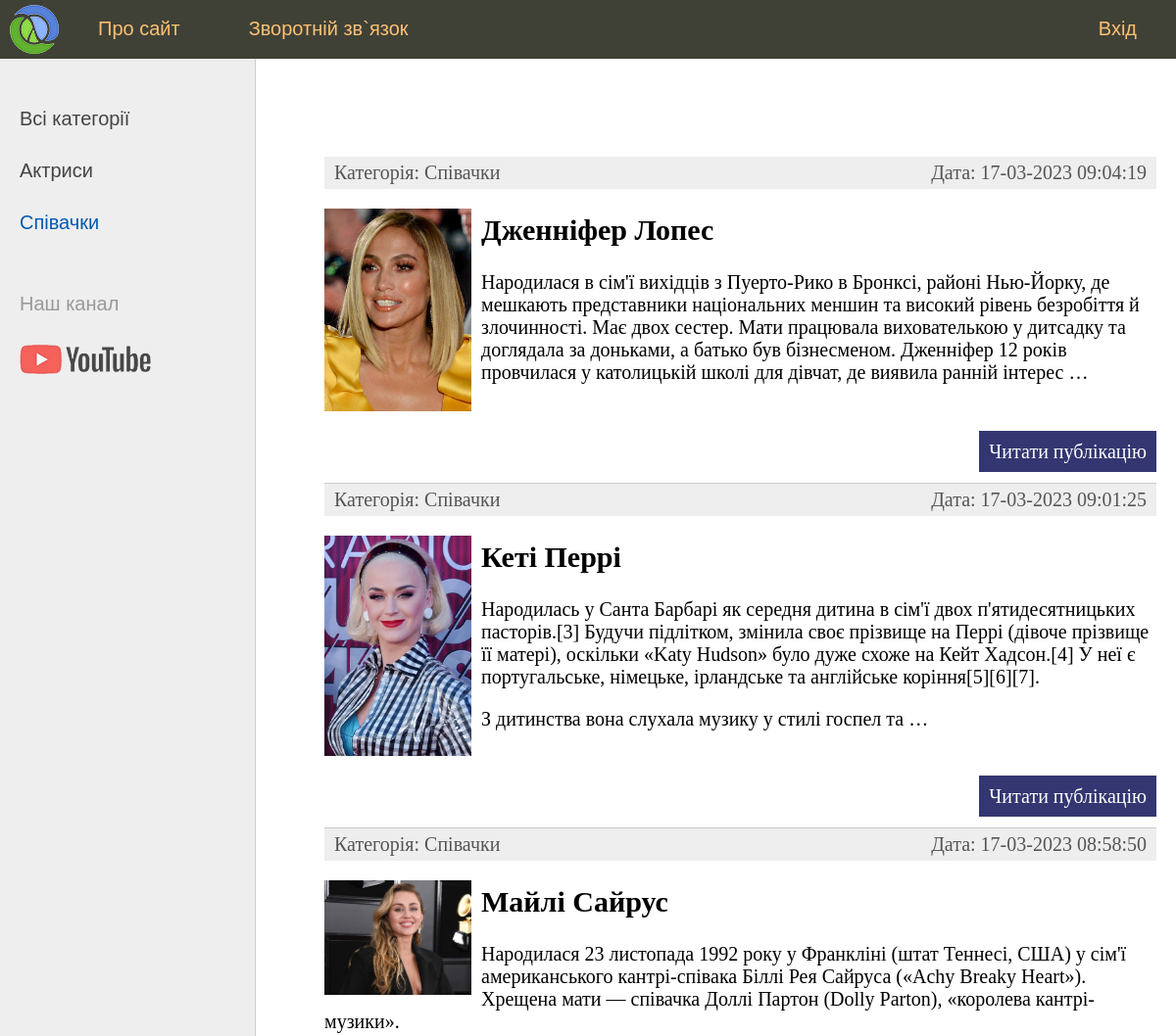
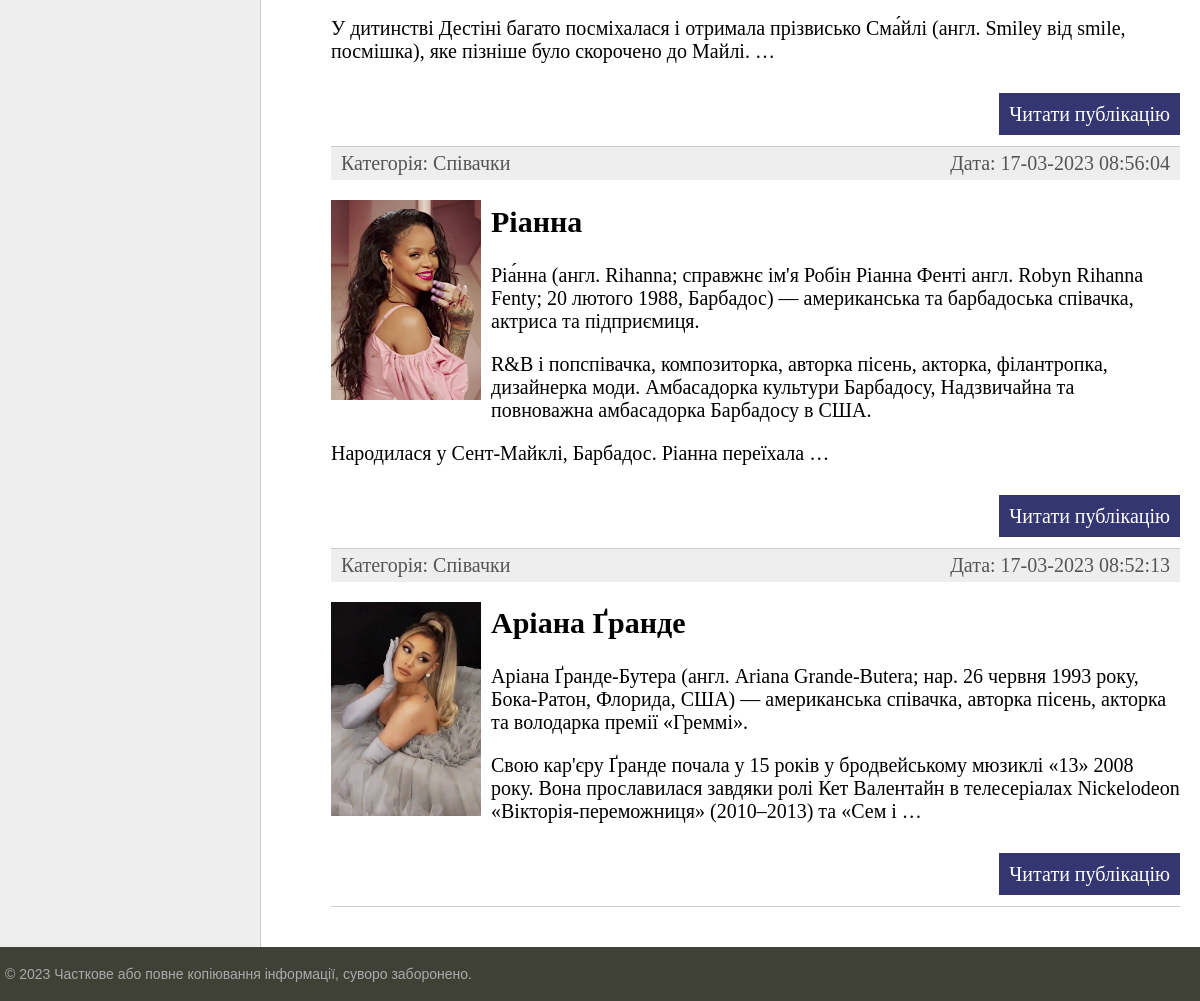
Before: /category/spivachki/ with the older database file (2 pictures, top to bottom).
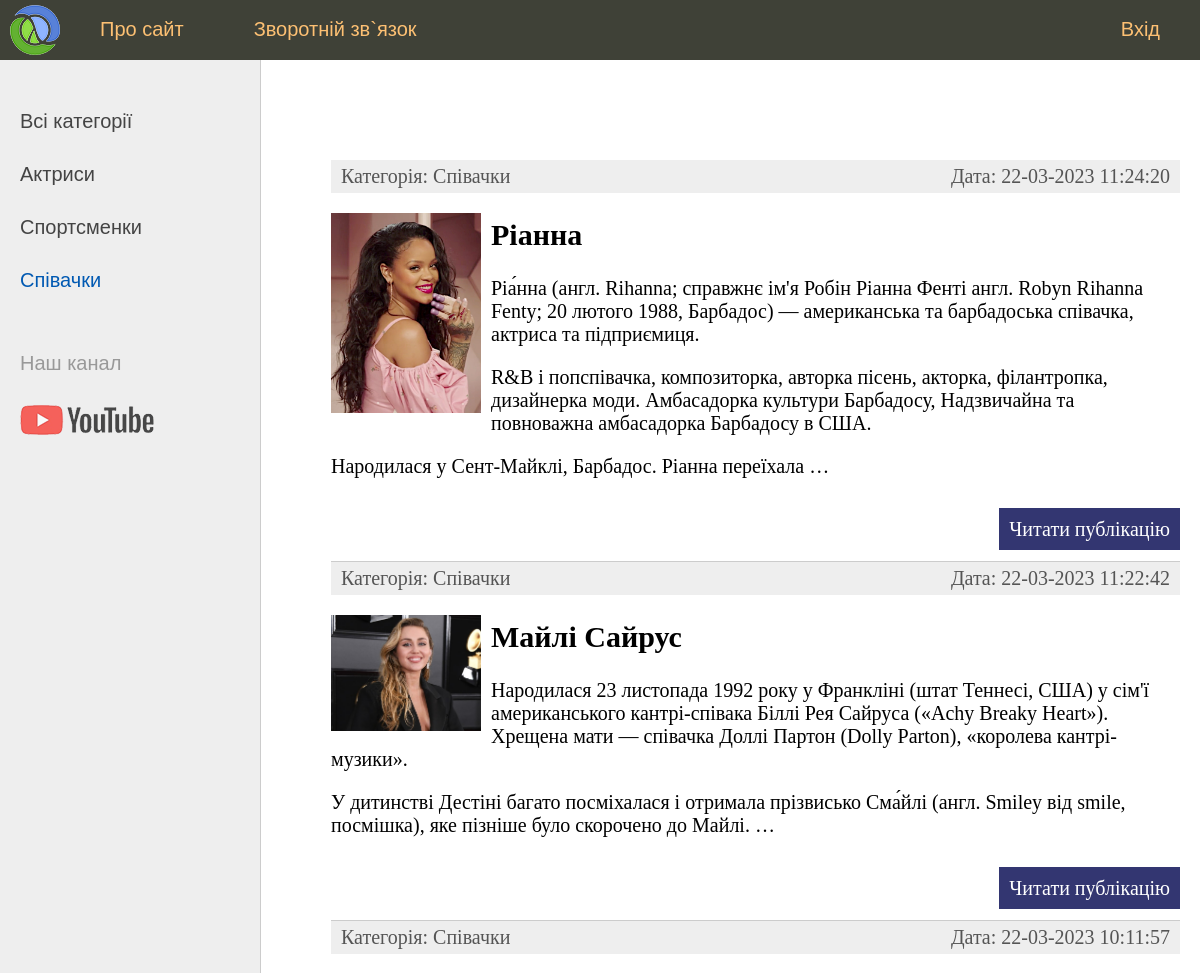
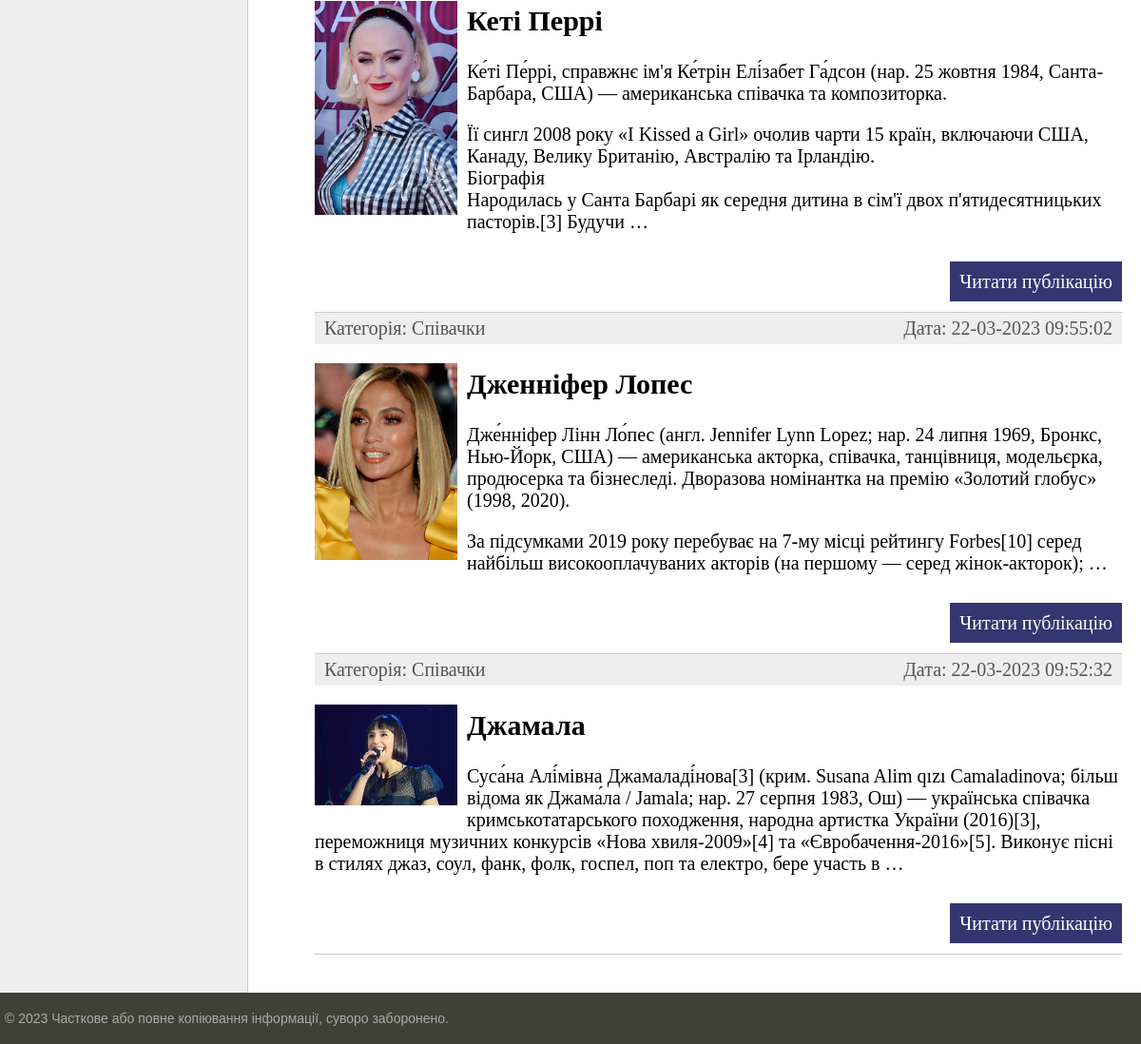
After: the same page with the newer database file (2 pictures, top to bottom).
### women/models.py (models this page shows, shortened)
class Category(models.Model):
    name = models.CharField(max_length=100, db_index=True, verbose_name='Категорія')
    slug = models.SlugField(max_length=255, unique=True, db_index=True, verbose_name='URL')
    def __str__(self):
        return self.name
    def get_absolute_url(self):
        return reverse('category', kwargs={'cat_slug': self.slug})
    class Meta:
        verbose_name = 'Категорія'
        verbose_name_plural = 'Категорії'
        ordering = ['id']

class Women(models.Model):
    title = models.CharField(max_length=255, verbose_name='Заголовок')
    slug = models.SlugField(max_length=255, unique=True, db_index=True, verbose_name='URL')
    content = models.TextField(blank=True, verbose_name='Текст публікації')
    photo = models.ImageField(upload_to="photos/%Y/%m/%d/", verbose_name='Фото')
    time_create = models.DateTimeField(auto_now_add=True, verbose_name='Дата створення')
    time_update = models.DateTimeField(auto_now=True, verbose_name='Дата змінення')
    is_published = models.BooleanField(default=True, verbose_name='Опубліковано')
    cat = models.ForeignKey(Category, on_delete=models.PROTECT, verbose_name='Категорія')
    def get_absolute_url(self):
        return reverse('post', kwargs={'post_slug': self.slug})
    class Meta:
        verbose_name = 'Відомі жінки'
        verbose_name_plural = 'Відомі жінки'
        ordering = ['-time_create', 'title']

### women/views.py (the view)
# urls.py: path('category/<slug:cat_slug>/', WomenCategory.as_view(), name='category'),
class WomenCategory(DataMixin, ListView):
    model = Women
    template_name = 'women/index.html'
    context_object_name = 'posts'
    allow_empty = False
    def get_queryset(self):
        return Women.objects.filter(cat__slug=self.kwargs['cat_slug'], is_published=True)
    def get_context_data(self, *, object_list=None, **kwargs):
        context = super().get_context_data(**kwargs)
        c_def = self.get_user_context(title='Категорія - ' + str(context['posts'][0].cat),
                                      cat_selected=context['posts'][0].cat_id)
        return dict(list(context.items()) + list(c_def.items()))

### women/utils.py (called while the page is built)
    def get_user_context(self, **kwargs):
        context = kwargs
        cats = Category.objects.annotate(Count('women'))
        user_menu = menu.copy()
        if not self.request.user.is_authenticated:
            user_menu.pop(1)
        context['menu'] = user_menu
        context['cats'] = cats
        if 'cat_selected' not in context:
            context['cat_selected'] = 0
        return context

### women/templates/women/index.html (shortened to what this page needs)
{% extends 'women/base.html' %}
{% block content %}
<ul class="list-articles">
	{% for p in posts %}
        <li>
            <div class="article-panel">
                <p class="first">Категорія: {{ p.cat }}</p>
                <p class="last">Дата: {{ p.time_update|date:"d-m-Y H:i:s" }}</p>
            </div>
            {% if p.photo %}
                <p><img class="img-article-left thumb" src="{{ p.photo.url }}"></p>
            {% endif %}
            <h2>{{p.title}}</h2>
        {% autoescape on %}
        {{p.content|linebreaks|truncatewords:50}}
        {% endautoescape %}
            <p class="link-read-post"><a href="{{ p.get_absolute_url }}">Читати публікацію</a></p>
        </li>
	{% endfor %}
</ul>
{% endblock %}

### women/templates/women/base.html (shortened to what this page needs)
<!DOCTYPE html>
{% load static %}
{% load women_tags %}
<html>
<head>
    <link type="text/css" href="{% static 'women/css/styles.css' %}" rel="stylesheet"/>
</head>
<body>
<table class="table-page" border=0 cellpadding="0" cellspacing="0">
    <tr>
        <td valign=top>
            {% block mainmenu %}
            <div class="header">
                <ul id="mainmenu" class="mainmenu">
                    <li class="logo"><a href="{% url 'home' %}">
                        <div class="logo"></div>
                    </a></li>
                    {% for m in menu %}
                        {% if not forloop.last %}
                            <li><a href="{% url m.url_name %}">{{m.title}}</a></li>
                        {% else %}
                            <li class="last"><a href="{% url m.url_name %}">{{m.title}}</a></li>
                        {% endif %}
                    {% endfor %}
                </ul>
            </div>
            {% endblock mainmenu %}
            <table class="table-content" border=0 cellpadding="0" cellspacing="0">
                <tr>
                    <td valign="top" class="left-chapters">
                        <ul id="leftchapters">
                            {% if cat_selected == 0 %}
                                <li class="selected">Всі категорії</li>
                            {% else %}
                                <li><a href="{% url 'home' %}">Всі категорії</a></li>
                            {% endif %}
                            {% for c in cats %}
                                {% if c.women__count > 0 %}
                                    {% if c.pk == cat_selected %}
                                    <li class="selected">{{ c.name }}</li>
                                    {% else %}
                                    <li><a href="{{ c.get_absolute_url }}">{{ c.name }}</a></li>
                                    {% endif %}
                                {% endif %}
                            {% endfor %}
                            <li class="share">
                                <p>Наш канал</p>
                                <a class="share-yt"
                                   href="https://www.youtube.com/watch?v=yNycw9zhO98&list=RDyNycw9zhO98&start_radio=1"
                                   target="_blank" rel="nofollow"></a>
                            </li>
                        </ul>
                    </td>
                    <td valign="top" class="content">
                        <div class="content-text">
                            {% block content %}
                            {% endblock %}
                        </div>
                    </td>
                </tr>
            </table>
        </td>
    </tr>
    <tr>
        <td valign=top>
            <div id="footer">
                <p>&copy; 2023 Часткове або повне копіювання інформації, суворо заборонено.</p>
            </div>
        </td>
    </tr>
</table>
</body>
</html>

Changed rows visible on the page:
removed Women: cat "Співачки", time_update "17-03-2023 09:04:19", photo (picture), title "Дженніфер Лопес", content "Народилася в сім'ї вихідців з Пуерто-Рико в Бронксі, районі Нью-Йорку, де мешкають представники національних меншин та високий рівень безробіття й злочинності. Має двох сестер. Мати працювала вихователькою у дитсадку та доглядала за доньками, а батько був бізнесменом. Дженніфер 12 років провчилася у католицькій школі для дівчат, де виявила ранній інтерес …"
no longer on this page (row edited): Women: cat "Співачки", time_update "17-03-2023 09:01:25", photo (picture), title "Кеті Перрі", content "Народилась у Санта Барбарі як середня дитина в сім'ї двох п'ятидесятницьких пасторів.[3] Будучи підлітком, змінила своє прізвище на Перрі (дівоче прізвище її матері), оскільки «Katy Hudson» було дуже схоже на Кейт Хадсон.[4] У неї є португальське, німецьке, ірландське та англійське коріння[5][6][7]. З дитинства вона слухала музику у стилі госпел та …"
no longer on this page (row edited): Women: cat "Співачки", time_update "17-03-2023 08:58:50", photo (picture), title "Майлі Сайрус", content "Народилася 23 листопада 1992 року у Франкліні (штат Теннесі, США) у сім'ї американського кантрі-співака Біллі Рея Сайруса («Achy Breaky Heart»). Хрещена мати — співачка Доллі Партон (Dolly Parton), «королева кантрі-музики». У дитинстві Дестіні багато посміхалася і отримала прізвисько Сма́йлі (англ. Smiley від smile, посмішка), яке пізніше було скорочено до Майлі. …"
no longer on this page (row edited): Women: cat "Співачки", time_update "17-03-2023 08:56:04", photo (picture), title "Ріанна", content "Ріа́нна (англ. Rihanna; справжнє ім'я Робін Ріанна Фенті англ. Robyn Rihanna Fenty; 20 лютого 1988, Барбадос) — американська та барбадоська співачка, актриса та підприємиця. R&B і попспівачка, композиторка, авторка пісень, акторка, філантропка, дизайнерка моди. Амбасадорка культури Барбадосу, Надзвичайна та повноважна амбасадорка Барбадосу в США. Народилася у Сент-Майклі, Барбадос. Ріанна переїхала …"
no longer on this page (row edited): Women: cat "Співачки", time_update "17-03-2023 08:52:13", photo (picture), title "Аріана Ґранде", content "Аріана Ґранде-Бутера (англ. Ariana Grande-Butera; нар. 26 червня 1993 року, Бока-Ратон, Флорида, США) — американська співачка, авторка пісень, акторка та володарка премії «Греммі». Свою кар'єру Ґранде почала у 15 років у бродвейському мюзиклі «13» 2008 року. Вона прославилася завдяки ролі Кет Валентайн в телесеріалах Nickelodeon «Вікторія-переможниця» (2010–2013) та «Сем і …"
added Category: name "Спортсменки"
now on this page (row edited): Women: cat "Співачки", time_update "22-03-2023 11:24:20", photo (picture), title "Ріанна", content "Ріа́нна (англ. Rihanna; справжнє ім'я Робін Ріанна Фенті англ. Robyn Rihanna Fenty; 20 лютого 1988, Барбадос) — американська та барбадоська співачка, актриса та підприємиця. R&B і попспівачка, композиторка, авторка пісень, акторка, філантропка, дизайнерка моди. Амбасадорка культури Барбадосу, Надзвичайна та повноважна амбасадорка Барбадосу в США. Народилася у Сент-Майклі, Барбадос. Ріанна переїхала …"
now on this page (row edited): Women: cat "Співачки", time_update "22-03-2023 11:22:42", photo (picture), title "Майлі Сайрус", content "Народилася 23 листопада 1992 року у Франкліні (штат Теннесі, США) у сім'ї американського кантрі-співака Біллі Рея Сайруса («Achy Breaky Heart»). Хрещена мати — співачка Доллі Партон (Dolly Parton), «королева кантрі-музики». У дитинстві Дестіні багато посміхалася і отримала прізвисько Сма́йлі (англ. Smiley від smile, посмішка), яке пізніше було скорочено до Майлі. …"
now on this page (row edited): Women: cat "Співачки", time_update "22-03-2023 10:11:57", photo (picture), title "Кеті Перрі", content "Ке́ті Пе́ррі, справжнє ім'я Ке́трін Елі́забет Га́дсон (нар. 25 жовтня 1984, Санта-Барбара, США) — американська співачка та композиторка. Її сингл 2008 року «I Kissed a Girl» очолив чарти 15 країн, включаючи США, Канаду, Велику Британію, Австралію та Ірландію. Біографія Народилась у Санта Барбарі як середня дитина в сім'ї двох п'ятидесятницьких пасторів.[3] Будучи …"
now on this page (row edited): Women: cat "Співачки", time_update "22-03-2023 09:55:02", photo (picture), title "Дженніфер Лопес", content "Дже́нніфер Лінн Ло́пес (англ. Jennifer Lynn Lopez; нар. 24 липня 1969, Бронкс, Нью-Йорк, США) — американська акторка, співачка, танцівниця, модельєрка, продюсерка та бізнеследі. Дворазова номінантка на премію «Золотий глобус» (1998, 2020). За підсумками 2019 року перебуває на 7-му місці рейтингу Forbes[10] серед найбільш високооплачуваних акторів (на першому — серед жінок-акторок); …"
now on this page (row edited): Women: cat "Співачки", time_update "22-03-2023 09:52:32", photo (picture), title "Джамала", content "Суса́на Алі́мівна Джамаладі́нова[3] (крим. Susana Alim qızı Camaladinova; більш відома як Джама́ла / Jamala; нар. 27 серпня 1983, Ош) — українська співачка кримськотатарського походження, народна артистка України (2016)[3], переможниця музичних конкурсів «Нова хвиля-2009»[4] та «Євробачення-2016»[5]. Виконує пісні в стилях джаз, соул, фанк, фолк, госпел, поп та електро, бере участь в …"
